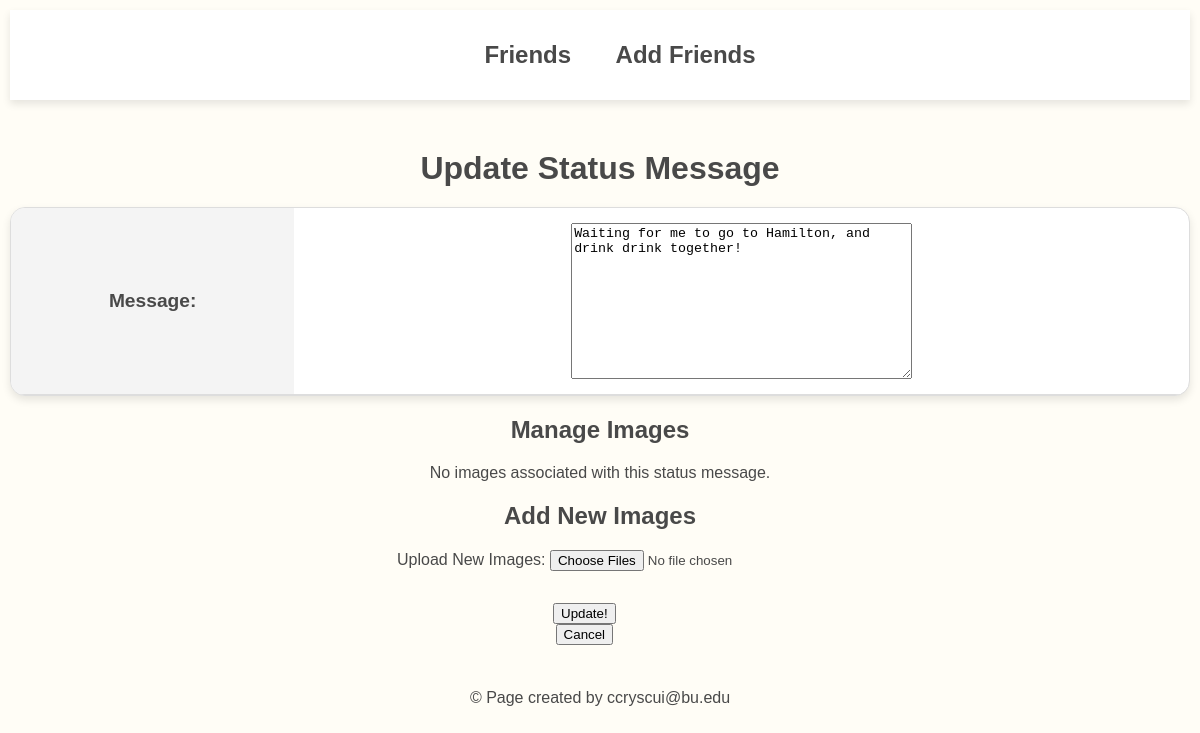
The app's page /mini_fb/status/2/update, older data.
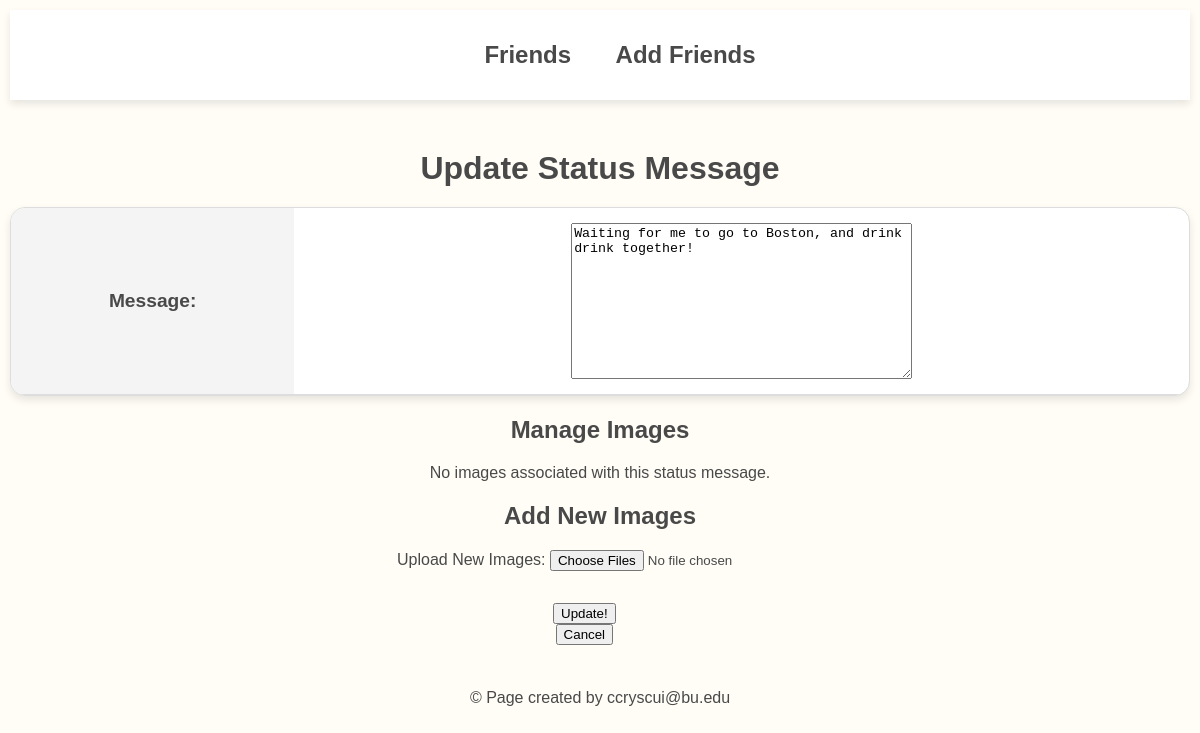
The same page, newer data.
### mini_fb/models.py (models this page shows, shortened)
class StatusMessage(models.Model):
    timestamp = models.DateTimeField(auto_now=True)
    message = models.TextField(blank=False)
    profile =  models.ForeignKey("Profile", on_delete=models.CASCADE)
    def get_images(self):
        images = Image.objects.filter(status_message = self)
        return images

### mini_fb/views.py (the view, shortened to what this page needs)
# urls.py: path(r'status/<int:pk>/update', views.UpdateStatusMessageView.as_view(), name='update_status'),
class UpdateStatusMessageView(UpdateView):
    model = StatusMessage
    template_name = 'mini_fb/update_status_form.html'
    form_class = UpdateStatusMessageForm
    context_object_name = 'Umessage'

### mini_fb/forms.py
class UpdateStatusMessageForm(forms.ModelForm):
    class Meta:
        model = StatusMessage
        fields = ['message']

### mini_fb/templates/mini_fb/update_status_form.html (shortened to what this page needs)
{% extends 'mini_fb/base.html' %}
{% block content %}
    <h1>Update Status Message</h1>
    <form method="post" enctype="multipart/form-data">
        <table class="profile-table">
            {{form.as_table}}
        </table>
        <h2>Manage Images</h2>
        <div class="status-images">
            {% if Umessage.get_images %}
                <table class="profile-table">
                    <tr>
                        <th>Image</th>
                        <th>Actions</th>
                    </tr>
                    {% for img in Umessage.get_images %}
                        <tr>
                            <td>
                                <img src="{{ img.image_file.url }}" alt="Status Image" style="max-width: 150px;">
                            </td>
                            <td>
                                <a href="{% url 'delete_image' img.pk %}"><h3>Delete!</h3></a>
                            </td>
                        </tr>
                    {% endfor %}
                </table>
            {% else %}
                <p>No images associated with this status message.</p>
            {% endif %}
        </div>
        <h2>Add New Images</h2>
        <label for="id_images">Upload New Images:</label>
        <input type="file" name="files" multiple>
        <table class="button">
            <td>
                <input type='submit' name = 'Update!' value= 'Update!'>
            </form>
                <form action="{% url 'show_profile' Umessage.profile.pk%}">
                    <input type="submit" name = "Cancel" value = "Cancel">
                </form>
{% endblock %}

Row changes from the older to the newer data that the page shows:
changed StatusMessage: message "Waiting for me to go to Hamilton, and drink drink together!" → "Waiting for me to go to Boston, and drink drink together!"
